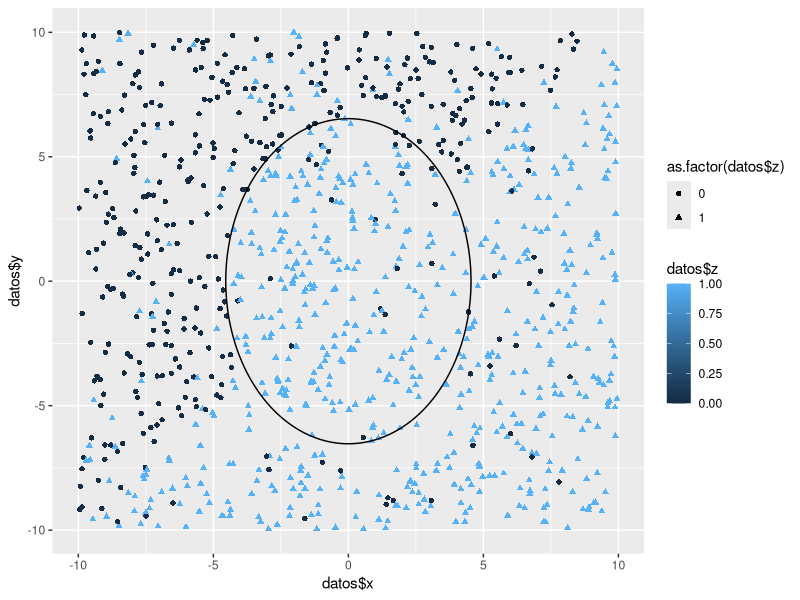
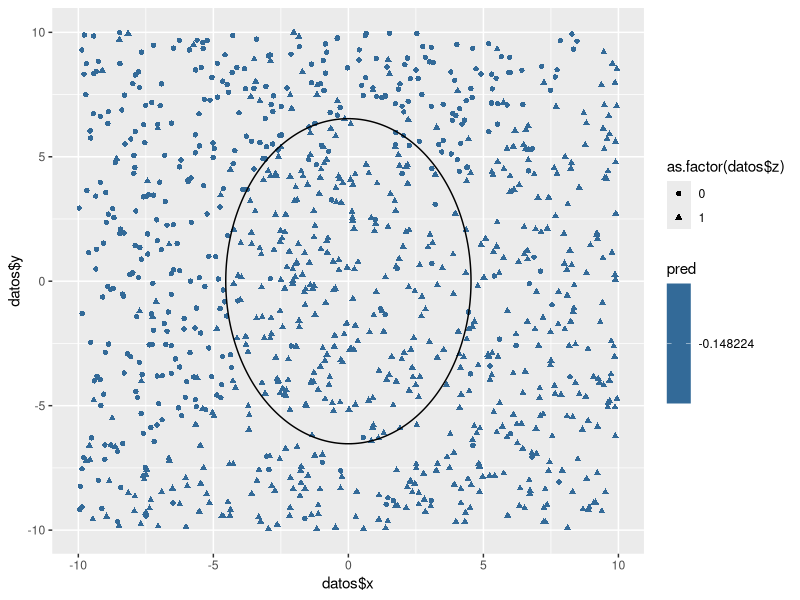
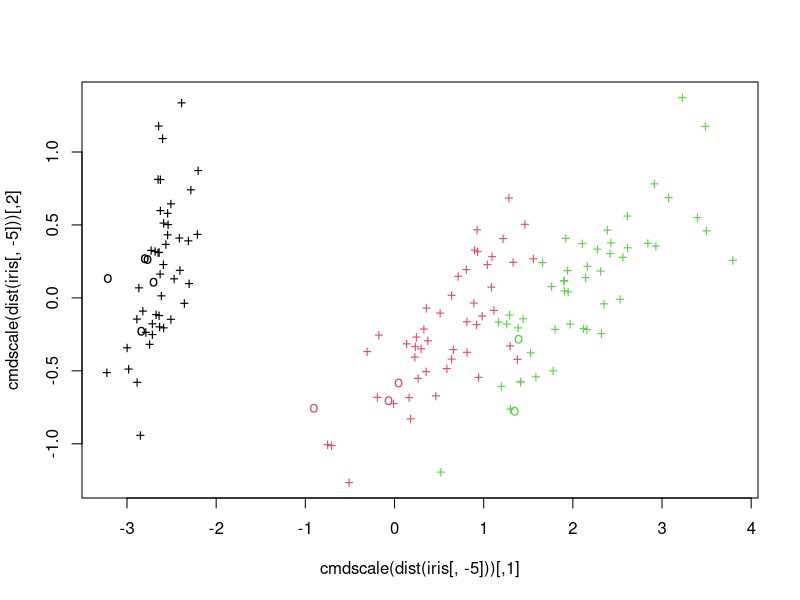

Recreate these plots in R, in order.
require(ggplot2)

n=1000

mislead <- sample(n,n/10)

a = runif(1)
b = runif(1)
x = runif(n)*20-10
y = runif(n)*20-10

r=4

datos <- data.frame( x = x , y = y ,
                     x0 = r*cos(seq(0,2*pi,length.out=n))/(a),
                     y0 = r*sin(seq(0,2*pi,length.out=n))/(b) , z = ifelse( a*a*x*x+b*b*y*y < r*r , 1 , 0 ) )

datos$z <- ifelse ( datos$z==1 | datos$x > datos$y , 1 , 0  )

datos$z[mislead] <- 1 - datos$z[mislead]

ggplot()+
  geom_point(aes(x=datos$x,y=datos$y,shape=as.factor(datos$z),colour=datos$z))+
  geom_path(aes(x=datos$x0,y=datos$y0))

require(e1071)
svmModel = svm(x+y~z,data=datos,)

tuner <- tune(svm, x+y~z, data = datos, 
     ranges = list(gamma = seq(0.1,2,0.1), cost = seq(0.1,2,10)),
     tunecontrol = tune.control(sampling = "bootstrap")
)

tuner$best.parameters
svmModel = svm(x+y~z,data=datos,gamma=tuner$best.parameters$gamma,cost=tuner$best.parameters$cost)

pred <- predict( svmModel , datos )
ggplot() +
  geom_point( aes( x = datos$x  , y = datos$y , shape = as.factor( datos$z ) , colour = pred ) ) +
  geom_path(  aes( x = datos$x0 , y = datos$y0 ) )



# (same as:)
pred <- fitted(svmModel)

# Check accuracy:
head(table(pred, y),6)[,1:3]

# compute decision values and probabilities:
pred <- predict(svmModel, datos, decision.values = TRUE)
attr(pred, "decision.values")[1:4,]

# visualize (classes by color, SV by crosses):
plot(cmdscale(dist(iris[,-5])),
     col = as.integer(iris[,5]),
     pch = c("o","+")[1:150 %in% svmModel$index + 1])